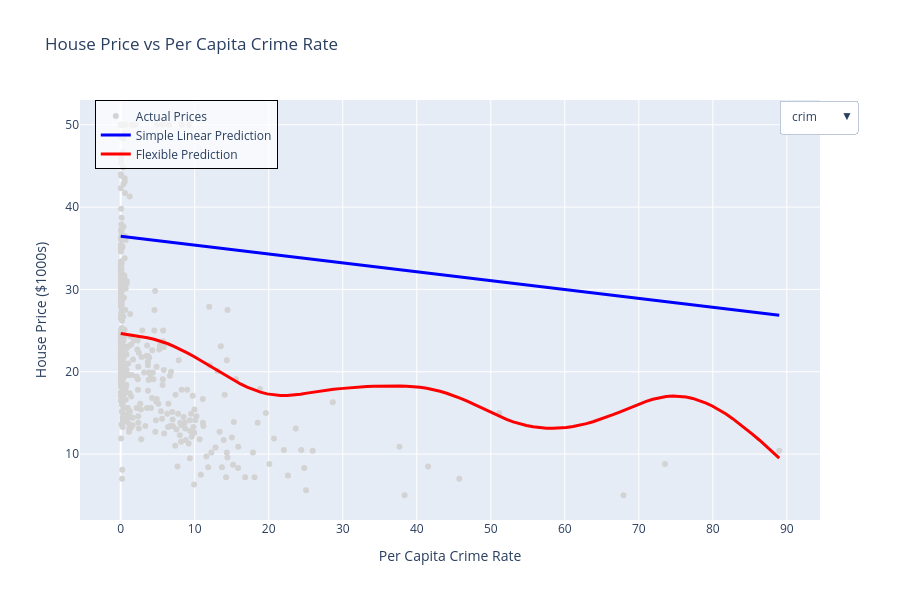

Notebook code for this chart:
### Code cell
# Friendly names for predictors
friendly_labels = {
    'lstat': 'Lower Status in Neighborhood',
    'rm': 'Average Number of Rooms',
    'age': 'Proportion of Old Houses',
    'crim': 'Per Capita Crime Rate',
    'tax': 'Property Tax Rate',
    'ptratio': 'Pupil-Teacher Ratio',
    'nox': 'Nitric Oxide Concentration',
    'dis': 'Distance to Employment Centers',
    'indus': 'Proportion of Non-retail Business Acres',
    'zn': 'Residential Land Zoning',
    'b': 'Proportion of Black Residents',
    'chas': 'Bounds Charles River (0 = No, 1 = Yes)',
    'rad': 'Accessibility to Radial Highways Index'
}

predictors = X.columns.tolist()
n_predictors = len(predictors)

fig = go.Figure()

for i, predictor in enumerate(predictors):
    x_vals = np.linspace(X[predictor].min(), X[predictor].max(), 100)
    
    # Linear regression line for predictor
    beta_0 = ols_model.params[0]
    beta_i = ols_model.params[i+1]
    y_pred_lr_line = beta_0 + beta_i * x_vals
    
    # GAM smooth for predictor
    X_grid = X.mean().values.reshape(1, -1).repeat(100, axis=0)
    X_grid[:, i] = x_vals
    y_pred_gam_line = gam.predict(X_grid)
    
    # Scatter points (actual house prices)
    fig.add_trace(go.Scatter(
        x=X[predictor],
        y=y,
        mode='markers',
        name='Actual Prices',
        visible=(i==0),
        marker=dict(color='lightgrey'),
        hovertemplate=f'{friendly_labels.get(predictor,predictor)}: %{{x}}<br>Price: $%{{y}}k'
    ))
    
    # Linear regression line
    fig.add_trace(go.Scatter(
        x=x_vals,
        y=y_pred_lr_line,
        mode='lines',
        name='Simple Linear Prediction',
        visible=(i==0),
        line=dict(color='blue', width=3)
    ))
    
    # GAM smooth line
    fig.add_trace(go.Scatter(
        x=x_vals,
        y=y_pred_gam_line,
        mode='lines',
        name='Flexible Prediction',
        visible=(i==0),
        line=dict(color='red', width=3)
    ))

# Dropdown menu
buttons = []
for i, predictor in enumerate(predictors):
    visible = [False] * n_predictors * 3
    visible[i*3:i*3+3] = [True, True, True]

    # Friendly display name for title/axes
    display_name = friendly_labels.get(predictor, predictor)
    
    buttons.append(dict(
        label=predictor.lower(),
        method='update',
        args=[
            {'visible': visible},
            {'title': f"House Price vs {display_name}",
             'xaxis': {'title': display_name},
             'yaxis': {'title': 'House Price ($1000s)'}}
        ]
    ))


fig.update_layout(
    updatemenus=[dict(
        active=0,
        buttons=buttons,
        x=1.05,
        y=1,
        xanchor='right',
        yanchor='top'
    )],
    title=f"House Price vs {friendly_labels.get(predictors[0], predictors[0])}",
    xaxis_title=friendly_labels.get(predictors[0], predictors[0]),
    yaxis_title="House Price ($1000s)",
    legend=dict(
        x=0.02,
        y=0.999,
        bgcolor='rgba(255,255,255,0.7)',
        bordercolor='black',
        borderwidth=1
    ),
    width=900,
    height=600
)

fig.show()
